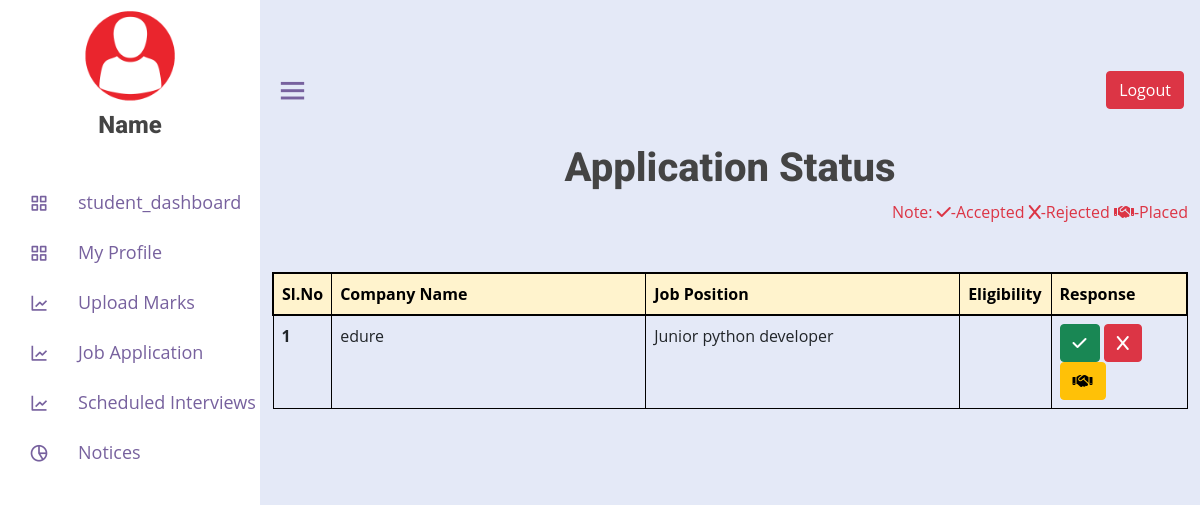
Screenshot of /job_application/ (signed in) with the database file from the repository.
### placement_app/models.py (models this page shows, shortened)
class JobPostApplication(models.Model):
    student = models.ForeignKey(Student, on_delete=models.CASCADE)
    job_post = models.ForeignKey(Add_Job_Post, on_delete=models.CASCADE)
    applied_on = models.DateTimeField(default=timezone.now)
    status=models.CharField(max_length=100,default='')
    Eligibilty=models.CharField(max_length=100,default='')

class Add_Job_Post(models.Model):
    company_id=models.ForeignKey(Add_Company,on_delete=models.CASCADE)
    job_position = models.CharField(max_length=100, default='')
    job_description = models.CharField(max_length=10000, default='')
    job_criteria = models.CharField(max_length=100, default='')
    created_date = models.DateField()
    verification=models.CharField(max_length=100,default="Requested")

class Add_Company(models.Model):
    company_name = models.CharField(max_length=100, default='')
    company_address = models.CharField(max_length=100, default='')
    company_number = models.CharField(max_length=10, default='')
    company_mail = models.CharField(max_length=100, default='')
    contact_person_name = models.CharField(max_length=12, default='')
    contact_person_number = models.CharField(max_length=12, default='')
    password = models.CharField(max_length=12, default='')

### placement_app/views.py (the view)
# urls.py: path('job_application/',views.job_application),
def job_application(request):
    SessionId = request.session['id']
    applications = JobPostApplication.objects.filter(student=SessionId,status="Request")
    applicationcount = JobPostApplication.objects.filter(student=SessionId,status="Request").count()
    print(applications.values())
    context={
            'applications':applications,
            'acount':applicationcount,
    }
    return render(request, 'student/application-status.html',context)

### placement_app/templates/student/application-status.html (shortened to what this page needs)
{% extends 'student/studentheader.html' %}
{% load static %}
{% block content %}
    <div class="container">
        <h1 class="text-center mt-4">Application Status</h1>
{% if acount > 0 %}
        <div class="note text-end text-danger mr-3">
            <span>Note:</span>
         <i class="fa-solid fa-check"></i><span class="mr-2">-Accepted</span>
         <i class="fa-solid fa-x"></i><span class="mr-2">-Rejected</span>
         <i class="fa-solid fa-handshake"></i><span class="mr-2">-Placed</span>
        </div>
        <table class="table table-bordered mt-5" border="1" style="border:1px solid #000">
            <thead>
                <tr class="table-warning" style="border:2px solid #000">
                    <th scope="col" width="5%">Sl.No</th>
                    <th scope="col" width="35%">Company Name</th>
                    <th scope="col" width="35%">Job Position</th>
                    <th scope="col" width="10%">Eligibility</th>
                    <th scope="col" width="15%">Response</th>
                </tr>
            </thead>
            <tbody class="table-group-divider">
                {% for x in applications %}
                <tr>
                    <th scope="row">{{forloop.counter}}</th>
                    <td>{{x.job_post.company_id.company_name}}</td>
                    <td>
                        <p  data-bs-toggle="tooltip" data-bs-placement="bottom" title="{{x.job_post.job_description}}">
                            {{x.job_post.job_position}}
                        </p></td>
                    <td>{{x.Eligibilty}}</td>
                    <form action="/jobpost_response/{{x.id}}" method="POST">
                    <td>
                        <button  name="statusone" value="Accept" class="btn btn-success">
                            <i class="fa-solid fa-check"></i>
                        </button>
                        <button  name="statustwo" value="Reject" class="btn btn-danger">
                            <i class="fa-solid fa-x"></i>
                        </button>
                        <button  name="statusthree" value="Placed" class="btn btn-warning " > <i class="fa-solid fa-handshake"></i></button></td>
                        </form>
                </tr>
                {% endfor %}
            </tbody>
        </table>
        {% else %}
        <h2 style="text-align: center;">There is no Job application</h1>
        {% endif %}
    </div>
   {% endblock %}

### placement_app/static/css/style.css (style rules this page uses)
:root { --color-white: #fff; --color-light: #f1f5f9; --color-black: #121212; --color-night: #001632; --color-red: #f44336; --color-blue: #1a73e8; --color-gray: #80868b; --color-grayish: #dadce0; --shadow-normal: 0 1px 3px 0 rgba(0, 0, 0, 0.1), 0 1px 2px 0 rgba(0, 0, 0, 0.06); --shadow-medium: 0 4px 6px -1px rgba(0, 0, 0, 0.1), 0 2px 4px -1px rgba(0, 0, 0, 0.06); --shadow-large: 0 10px 15px -3px rgba(0, 0, 0, 0.1), 0 4px 6px -2px rgba(0, 0, 0, 0.05); }
body { font-family: "Open Sans", sans-serif; color: #444444; }
h1, h2, h3, h4, h5, h6 { font-family: "Roboto", sans-serif; font-weight: 800; }

### rows the page displays
JobPostApplication: job_post.company_id.company_name "edure", job_post.job_position "Junior python developer"
